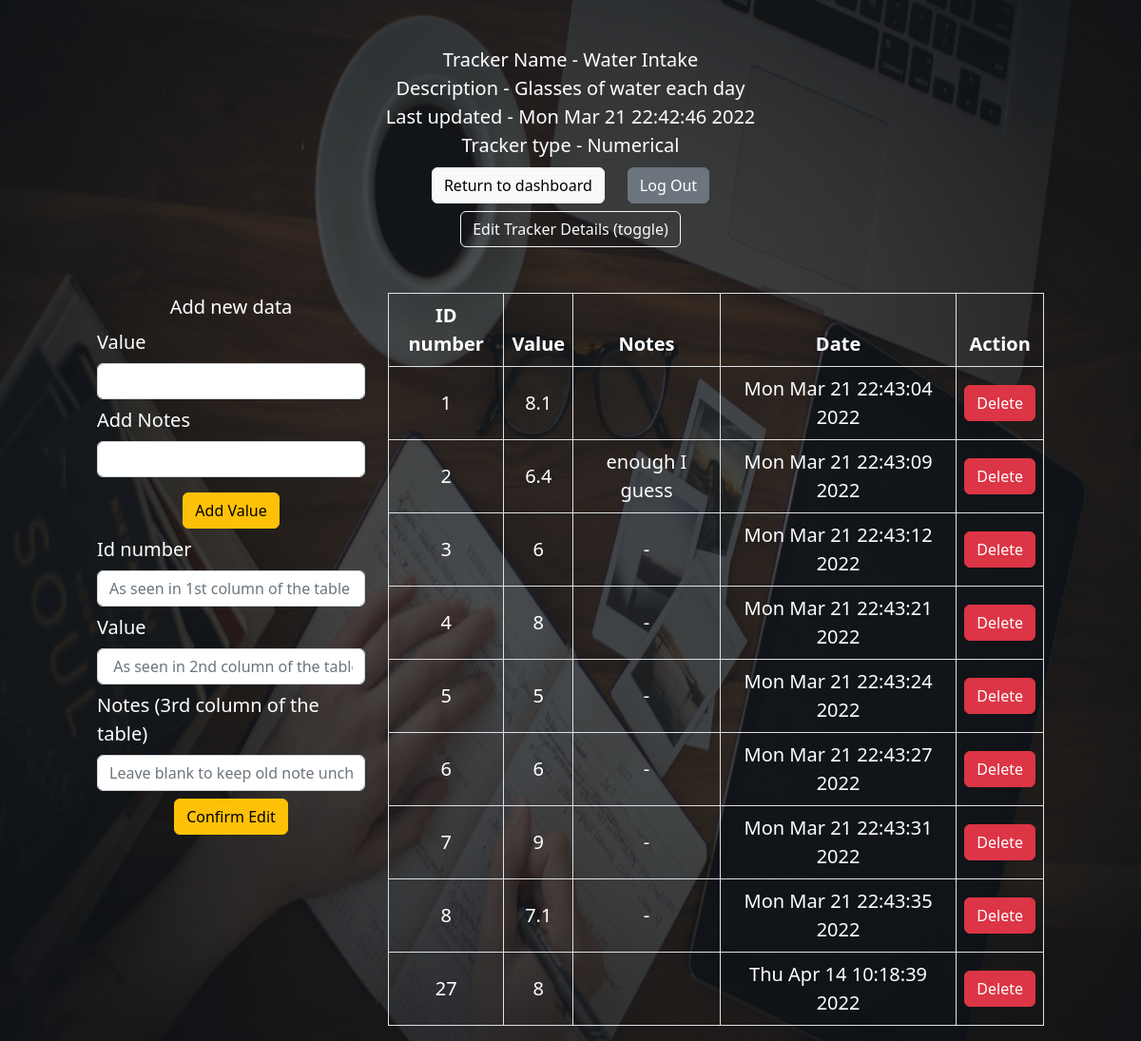
Page /trackerdetails/1 on the committed database.
### application/models.py (models this page shows, shortened)
class Tracker(db.Model):
    tracker_id = db.Column(db.Integer, primary_key=True)
    tracker_name = db.Column(db.String(80), nullable=False)
    tracker_description = db.Column(db.String(120), nullable=False)
    tracker_type = db.Column(db.String(50),nullable=False)
    user_defined_options = db.Column(db.String(200))
    tracker_log_time = db.Column(db.String(120), nullable=False)
    user_id = db.Column(db.Integer, db.ForeignKey('user.user_id'),nullable=False)
    tracker_logs = db.relationship('Trackerlogs', backref='tracker', lazy=True)

class Trackerlogs(db.Model):
    log_id = db.Column(db.Integer, primary_key=True)
    log_value = db.Column(db.String(100), nullable=False)
    log_note = db.Column(db.String(100))
    log_time = db.Column(db.String(80), unique=True, nullable=False)
    tracker_id = db.Column(db.Integer, db.ForeignKey('tracker.tracker_id'),nullable=False)

### application/controller_tracker.py (the view)
@app.route("/trackerdetails/<tracker_id>")
def trackerdetails(tracker_id):
    user_logs = Trackerlogs.query.filter_by(tracker_id=tracker_id).all()
    user_id = Tracker.query.filter_by(tracker_id=tracker_id).first().user_id
    user_name = User.query.filter_by(user_id=user_id).first().user_name
    tracker = Tracker.query.filter_by(tracker_id=tracker_id).first()
    tracker_name = tracker.tracker_name
    tracker_description = tracker.tracker_description
    tracker_log_time = tracker.tracker_log_time
    tracker_type = tracker.tracker_type
    if tracker_type == "mo_tracker":
        user_defined_options = Tracker.query.filter_by(tracker_id=tracker_id).first().user_defined_options
        options_list = user_defined_options.rsplit(",")
        return render_template("trackerdetails.html",user_logs=user_logs,tracker=tracker,user_name=user_name,options_list=options_list)
    if tracker_type == "numerical_tracker":
        labels = [user_log.log_id for user_log in user_logs]
        values = [float(user_log.log_value) for user_log in user_logs]
        return render_template("trackerdetails.html",user_logs=user_logs,tracker=tracker,user_name=user_name,labels=labels,values=values)
    return render_template("trackerdetails.html",user_logs=user_logs,tracker=tracker,user_name=user_name)

### templates/trackerdetails.html (shortened to what this page needs)
{% extends 'layout.html' %}
{% block body %}
<div class="row mt-5 justify-content-center">
    <div class="col-auto d-flex text-center justify-content-center">
        Tracker Name - {{tracker["tracker_name"]}} <br>
        Description - {{tracker["tracker_description"]}} <br>
        Last updated - {{tracker["tracker_log_time"]}} <br>
    </div>
</div>
<div class="row justify-content-center">
    <div class="col-auto">
        Tracker type -
        {% if tracker["tracker_type"] == "numerical_tracker"%}Numerical{% endif %}
    </div>
</div>
<div class="row my-2 justify-content-center">
    <div class="col-auto">
        <a class="btn btn-light" href="/dashboard/{{user_name}}">Return to dashboard</a>
    </div>
    <div class="col-auto">
        <a class="btn btn-secondary" href="/logout/{{user_name}}">Log Out</a>
    </div>
</div>
<div class="row mt-2 justify-content-center">
    <div class="col-auto">
        <a href="#" class="btn btn-outline-light" onclick="showTrackerForm()">
            Edit Tracker Details (toggle)
        </a>
    </div>
</div>
<div class="row mt-5 justify-content-center">
    <div class="col-12 col-sm-8 col-md-3 col-xl-3">
        <div class="row justify-content-center">
            <div class="col-auto">
                Add new data
            </div>
        </div>
        <div class="row justify-content-center">
            <div class="col">
                <form id="record_value" class="" action='/createlog/{{tracker["tracker_id"]}}' method="post">
                    {% include "value_input_form.html" %}
                </form>
            </div>
        </div>
        <div class="row mt-3 justify-content-center">
            <div class="col-auto">
                <button form="record_value" class="btn btn-warning" type="submit">Add Value</button>
            </div>
        </div>
        <div class="row justify-content-center" id="editlogform">
            <div class="col">
                <div class="row">
                    <div class="col">
                        <form action="/editlogdetails" method="post" id="editlogdetails">
                            <label class="col-form-label" for="log_id">Id number</label>
                            <input class="form-control" type="text" id="log_id" name="log_id" placeholder="As seen in 1st column of the table">
                            <label class="col-form-label" for="log_value">Value</label>
                            <input class="form-control" type="text" id="log_value" name="log_value" placeholder=" As seen in 2nd column of the table">
                            <label class="col-form-label" for="log_note">Notes (3rd column of the table)</label>
                            <input class="form-control" type="text" id="log_note" name="log_note" placeholder="Leave blank to keep old note unchanged">
                        </form>
                    </div>
                </div>
                <div class="row mt-2 justify-content-center">
                    <div class="col-auto">
                        <button form="editlogdetails" class="btn btn-warning" type="submit">Confirm Edit</button>
                    </div>
                </div>
            </div>
        </div>
    </div>
    <div class="col col-sm-12 col-md-12 col-xl-7">
        <table class="table text-white table-bordered text-center table-responsive align-middle">
            <thead class="thead-dark">
                <tr>
                    <th>ID number</th>
                    <th>Value</th>
                    <th>Notes</th>
                    <th>Date</th>
                    <th>Action</th>
                </tr>
            </thead>
            <tbody>
                {% for userlog in user_logs%}
                <tr>
                    <td>{{userlog["log_id"]}}</td>
                    <td>{{userlog["log_value"]}}</td>
                    <td>{% if userlog["log_note"] == None %}-{% else %}{{userlog["log_note"]}}{% endif %}</td>
                    <td>{{userlog["log_time"]}}</td>
                    <td>
                        <div class="row justify-content-center">
                            <div class="col">
                                <a class="btn btn-danger" href='/deletelog/{{userlog["log_id"]}}'>Delete</a>
                            </div>
                        </div>
                    </td>
                </tr>
                {% endfor %}
            </tbody>
        </table>
    </div>
</div>
{% endblock %}

### static/styles.css (style rules this page uses)
.bgImage { background-image:url('../static/laptop_table1.png'); background-repeat: no-repeat; background-attachment: fixed; background-size: 100% 100%; }

### rows in the picture
Tracker: tracker_name "Water Intake", tracker_description "Glasses of water each day", tracker_log_time "Mon Mar 21 22:42:46 2022"
Trackerlogs: log_id "1", log_value "8.1", log_time "Mon Mar 21 22:43:04 2022"
Trackerlogs: log_id "2", log_value "6.4", log_note "enough I guess", log_time "Mon Mar 21 22:43:09 2022"
Trackerlogs: log_id "3", log_value "6", log_time "Mon Mar 21 22:43:12 2022"
Trackerlogs: log_id "4", log_value "8", log_time "Mon Mar 21 22:43:21 2022"
Trackerlogs: log_id "5", log_value "5", log_time "Mon Mar 21 22:43:24 2022"
Trackerlogs: log_id "6", log_value "6", log_time "Mon Mar 21 22:43:27 2022"
Trackerlogs: log_id "7", log_value "9", log_time "Mon Mar 21 22:43:31 2022"
Trackerlogs: log_id "8", log_value "7.1", log_time "Mon Mar 21 22:43:35 2022"
Trackerlogs: log_id "27", log_value "8", log_time "Thu Apr 14 10:18:39 2022"
